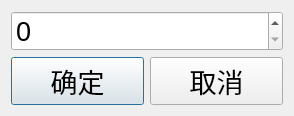
<?xml version="1.0" encoding="UTF-8"?>
<ui version="4.0">
 <class>ChargeDialog</class>
 <widget class="QDialog" name="ChargeDialog">
  <property name="geometry">
   <rect>
    <x>0</x>
    <y>0</y>
    <width>294</width>
    <height>96</height>
   </rect>
  </property>
  <property name="windowTitle">
   <string>Dialog</string>
  </property>
  <layout class="QVBoxLayout" name="verticalLayout">
   <item>
    <widget class="QSpinBox" name="spinBox">
     <property name="font">
      <font>
       <pointsize>20</pointsize>
      </font>
     </property>
     <property name="maximum">
      <number>1000000000</number>
     </property>
    </widget>
   </item>
   <item>
    <layout class="QHBoxLayout" name="horizontalLayout">
     <item>
      <widget class="QPushButton" name="btnConfirm">
       <property name="font">
        <font>
         <pointsize>20</pointsize>
        </font>
       </property>
       <property name="text">
        <string>确定</string>
       </property>
      </widget>
     </item>
     <item>
      <widget class="QPushButton" name="btnCancel">
       <property name="font">
        <font>
         <pointsize>20</pointsize>
        </font>
       </property>
       <property name="text">
        <string>取消</string>
       </property>
      </widget>
     </item>
    </layout>
   </item>
  </layout>
 </widget>
 <resources/>
 <connections/>
</ui>
